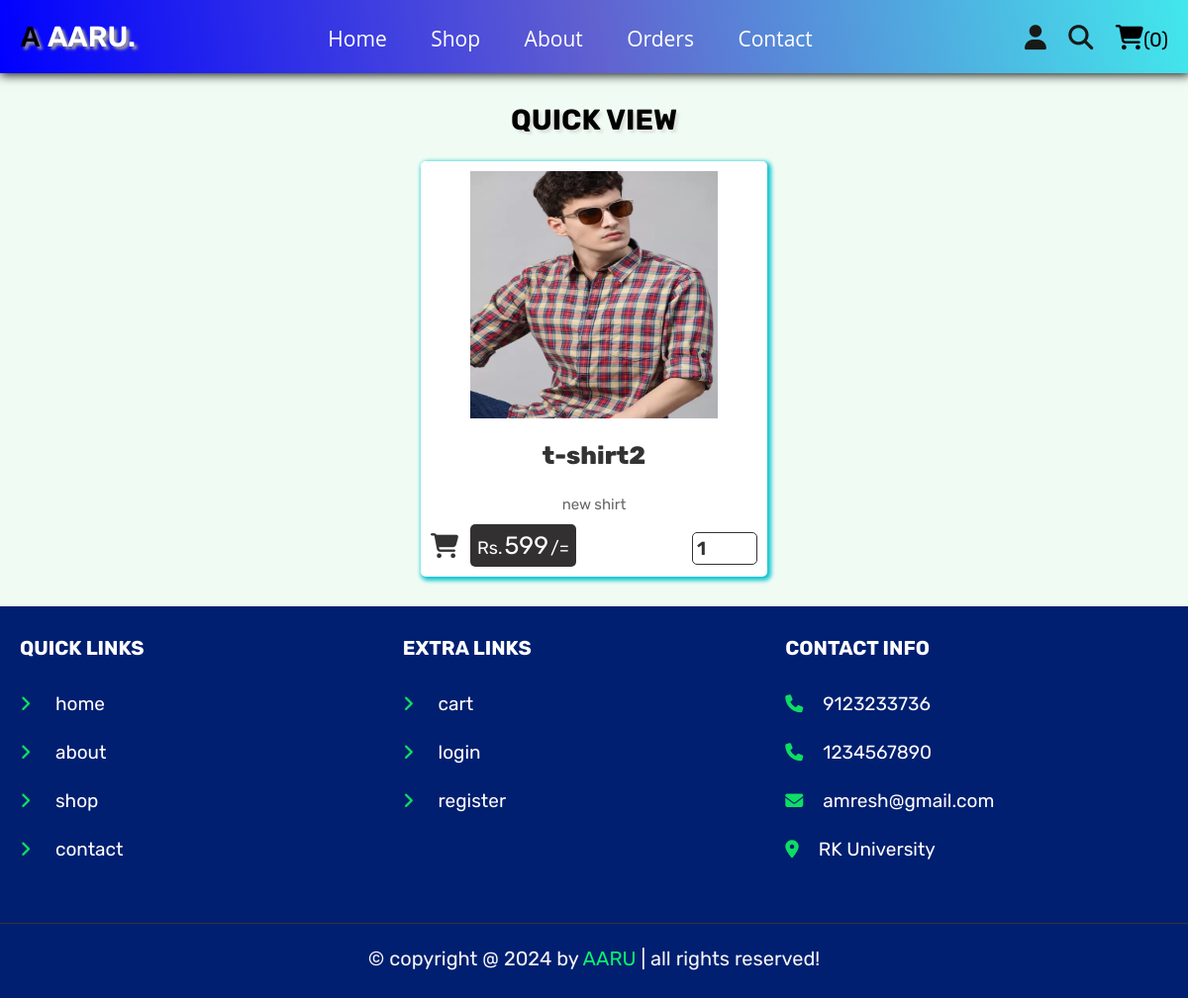
Screenshot of /view_page.php?pid=76 (signed in) with the database file from the repository.
### tables this page shows
CREATE TABLE `products` (
  `id` int(100) NOT NULL,
  `name` varchar(100) NOT NULL,
  `category` varchar(20) NOT NULL,
  `details` varchar(500) NOT NULL,
  `price` int(100) NOT NULL,
  `image` varchar(100) NOT NULL
);

### view_page.php (the view, shortened to what this page needs)
<?php
@include 'config.php';
?>
<!DOCTYPE html>
<html lang="en">
<head>
   <link rel="stylesheet" href="https://cdnjs.cloudflare.com/ajax/libs/font-awesome/6.1.1/css/all.min.css">
   <link rel="stylesheet" href="css/homestyle.css">
</head>
<body>
<?php include 'header.php'; ?>
<section class="quick-view">
   <h1 class="title">quick view</h1>
   <?php
      $pid = $_GET['pid'];
      $select_products = $conn->prepare("SELECT * FROM `products` WHERE id = ?");
      $select_products->execute([$pid]);
      if($select_products->rowCount() > 0){
         while($fetch_products = $select_products->fetch(PDO::FETCH_ASSOC)){
   ?>
   <form action="" class="box" method="POST">
      <div class="price">Rs.<span><?= $fetch_products['price']; ?></span>/=</div>
      <img src="uploaded_img/<?= $fetch_products['image']; ?>" alt="">
      <div class="name"><?= $fetch_products['name']; ?></div>
      <div class="details"><?= $fetch_products['details']; ?></div>
      <div class="latest-btn">
        <button type="submit" class="option-buttn" name="add_to_cart"><i class="fas fa-cart-shopping" ></i></button>
        <input type="number" min="0" value="1" name="p_qty" class="qty" >
      </div>
   </form>
   <?php
         }
      }else{
         echo '<p class="empty">no products added yet!</p>';
      }
   ?>
</section>
<?php include 'footer.php'; ?>
</body>
</html>

### css/homestyle.css (style rules this page uses)
.quick-view .box { max-width: 35rem; margin: 0 auto; padding: 1rem; text-align: center; background-color: var(--white); box-shadow: 2px 2px 4px 2px rgb(17, 196, 209); border-radius: 0.5rem; position: relative; }
.quick-view .box img { width: 250px; height: 250px; margin-bottom: 1rem; }
.quick-view .box .price { position: absolute; bottom: 1rem; left: 5rem; padding: 0.7rem; border-radius: 0.5rem; background-color: rgb(51, 48, 50); font-size: 1.8rem; color: var(--white); }
.quick-view .box .price span { font-size: 2.5rem; color: var(--white); margin: 0 0.2rem; }
.quick-view .box .qty { margin: 0.2rem 0; border-radius: 0.5rem; padding: 0.4rem; font-size: 1.9rem; font-weight: 600; color: var(--black); border: var(--border); width: 20%; }
.quick-view .box .name { font-size: 2.5rem; color: var(--black); font-weight: 800; padding: 1rem 0; }
.quick-view .box .details { padding: 1rem 0; line-height: 2; font-size: 1.5rem; color: var(--light-color); }
.quick-view .box .option-buttn { height: 3.5rem; width: 0.001rem; font-size: 2.5rem; }
.quick-view .box .latest-btn { display: flex; flex-direction: row; justify-content: space-between; align-items: baseline; }

### css/components.css (style rules this page uses)
:root { --green: rgb(8, 246, 107); --orange: #f39c12; --red: #e74c3c; --black: #333; --light-color: #666; --white: #fff; --light-bg: #f6f6f6; --border: 1px solid var(--black); --box-shadow: 0 0.5rem 1rem rgba(0, 0, 0, 0.1); --text-decoration: none; }
* { font-family: "Rubik", sans-serif; margin: 0; padding: 0; box-sizing: border-box; outline: none; border: none; text-decoration: none; color: var(--black); }
body { background-color: rgb(240, 252, 243); }
html { font-size: 62.5%; overflow-x: hidden; scroll-behavior: smooth; scroll-padding-top: 6.5rem; }
section { padding: 3rem 2rem; margin: 0 auto; }
.title { text-align: center; margin-bottom: 2.5rem; text-transform: uppercase; color:rgb(0, 0, 0); font-size: 2.9rem; text-shadow: 3px 3px 3px #dde0dd; }

### rows the page displays
products: price "599", image (picture), name "t-shirt2", details "new shirt"

### other values shown
$count_cart_items->rowCount() "0"
